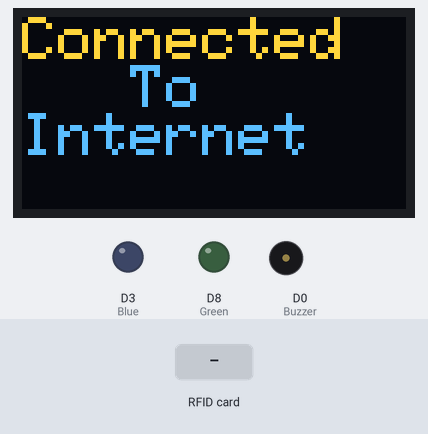
Bench run of a sketch on a simulated ESP8266 (NodeMCU). Shown: 128×64 one-colour display, output pins drawn as LEDs (lit = HIGH), buzzer (waves = sounding, pin HIGH). Dashed ring = blinking. Inputs (shaded band) come from the test bench. The OLED is the two-colour kind (top 16 rows yellow); WiFi joins after 1.5 s; servers stay silent unless stated; network time is answered at once with the bench clock; uploads are accepted with an empty reply; the local clock reads 2024-03-15 10:24:30 at power-on unless the sketch sets it; pins used as bus, display or sensor lines are not drawn.

Above: at 4.8 s.
At 10.0 s:
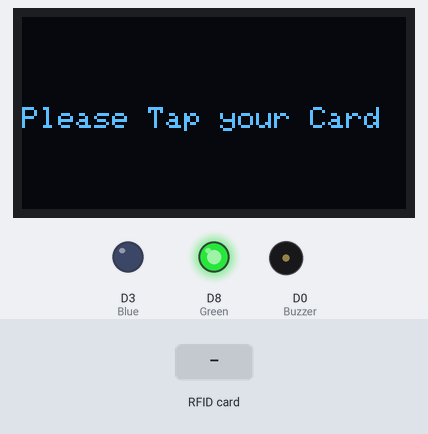
10.1 s: RFID card 5E 7A 19 C4 held to the reader
At 11.4 s:
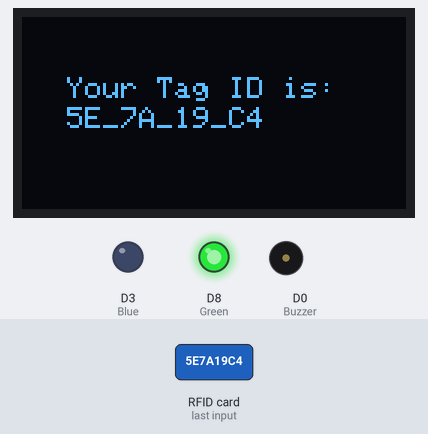
At 15.8 s:
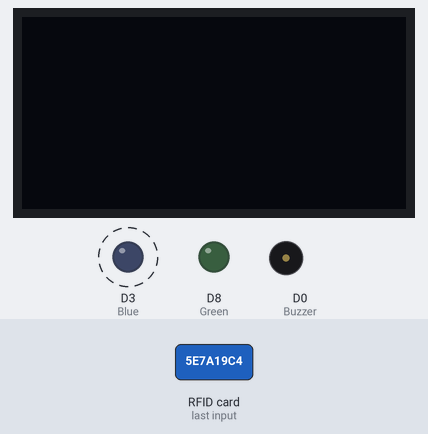
Timing chart, 0 to 20.7 s (numbered marks = the images above; inputs shaded):
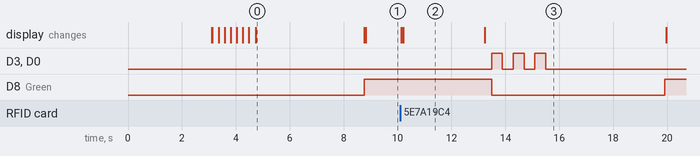

Measured:
- after the input at 10.1 s, D3 (Blue), D0 (Buzzer): alternates HIGH for 0.40 s and LOW for 0.40 s, 6 changes in all, then stays LOW, starting after 3.4 s; D8 (Green): HIGH → LOW after 3.4 s, → HIGH 6.4 s later; the display: first changes at once (image 2 shows a later state)
- what the display in image 0 shows lasts 4.1 s, from 4.7 s to 8.8 s
- what the display in image 2 shows lasts 3.0 s, from 10.2 s to 13.2 s

The sketch:

rfidcode_with_time.ino
```cpp
#include<ESP8266WiFi.h>
#include<ESP8266HTTPClient.h>
#include <SPI.h>
#include <NTPClient.h>
#include <MFRC522.h>
#include <Wire.h>
#include <WiFiUdp.h>
#include <Adafruit_SSD1306.h>
#include <Adafruit_GFX.h>

#define SS_PIN D4  //D2
#define RST_PIN D2 //D1
#define OLED_WIDTH 128
#define OLED_HEIGHT 64
#define OLED_ADDR   0x3C

char* ssid = "Sonu";//Give ssid here
char* pass = "Sonu@9777"; //Give password Here

//For time
WiFiUDP ntpUDP;
NTPClient timeClient(ntpUDP, "europe.pool.ntp.org", 19800, 60000);//19800 for Indian time

//For Oled Display
Adafruit_SSD1306 display(OLED_WIDTH, OLED_HEIGHT);

// Create MFRC522 instance.
MFRC522 mfrc522(SS_PIN, RST_PIN);

void setup() {
  Serial.begin(9600);
  SPI.begin();      // Initiate  SPI bus
  mfrc522.PCD_Init();   // Initiate MFRC522
  timeClient.begin();

  pinMode(D0,OUTPUT);//Buzzer
  pinMode(D3,OUTPUT);//Blue
  pinMode(D4,OUTPUT);//Red
  pinMode(D8,OUTPUT);//Green

  display.begin(SSD1306_SWITCHCAPVCC, OLED_ADDR);
  WiFi.disconnect();
  delay(3000);
  WiFi.begin(ssid,pass);
  digitalWrite(D4, HIGH);
  digitalWrite(D8, LOW);
  display.clearDisplay();
  display.setTextColor(WHITE);
  display.setCursor(0,0);
  display.println("Please Wait");
  display.println("Connecting....");
  display.display();
        while(WiFi.status() != WL_CONNECTED){
          display.print(".");
          display.display();
          delay(200);}

  display.clearDisplay();
  display.display();
  display.setCursor(0,0);
  display.setTextSize(2);
  display.print("Connected\n");
  display.print("   To\n");
  display.print("Internet");
  display.display();
  delay(4000);
  display.clearDisplay();
  display.display();
  digitalWrite(D4,LOW);
  digitalWrite(D8,HIGH);
    display.display();
    display.setCursor(0,30);
    display.setTextSize(1);
    display.println("Please Tap your Card");
    display.display();
}
    int i=1;
    void query()
    {
        if(i==1)
        {
            String data="Absent";
            HTTPClient http;
            //Sending data to server
            http.begin("http://192.168.43.43:80/rfid/match2.php?absentees="+data+"&tagid=NULL");//give localhost ip and port no.
            int httpnum = http.GET();
            //if(httpnum>0)
            //{
              //String payload = http.getString();
              //Serial.print(payload);
            //}
         }
      i++;
    }
    String rfid = "";
void loop() {
     while(WiFi.status() != WL_CONNECTED)
     {
        digitalWrite(D8, LOW);
        digitalWrite(D4, HIGH);
     }
      int j=0;
      timeClient.update();
      String a=timeClient.getFormattedTime();
      if(a=="13:23:00")//Time at which you want to mark all others as absent
      {
        query();
        delay(1000);
      }
  //int hour=timeClient.getHours();
  //int minute=timeClient.getMinutes();
  //int seconds=timeClient.getSeconds();
    //Serial.print(hour);
    //if(hour==22 && minute==9 && seconds==12){
      //Serial.print("Any");
      //Serial.print(i);
      //delay(1000);
      //}

  // Look for new cards
  if ( ! mfrc522.PICC_IsNewCardPresent())
  {
    return;
  }
  // Select one of the cards
  if ( ! mfrc522.PICC_ReadCardSerial())
  {
    return;
  }
  display.clearDisplay();
  display.display();
  display.setCursor(15,20);
  display.setTextSize(1);
  display.println("Your Tag ID is:");
  display.display();
  String content= "";
  byte letter;
  for (byte i = 0; i < mfrc522.uid.size; i++)
  {
     (mfrc522.uid.uidByte[i] < 0x10 ? " 0" : " ");
     (mfrc522.uid.uidByte[i], HEX);
     content.concat(String(mfrc522.uid.uidByte[i] < 0x10 ? " 0" : " "));
     content.concat(String(mfrc522.uid.uidByte[i], HEX));
  }
  content.toUpperCase();
  Serial.println();
  rfid = content.substring(1);
  int num = rfid.length();
  for(int i=0; i<num; i++){
    if(rfid[i] == ' '){
      rfid[i]='_';
    }
  }
  display.display();
  display.setTextSize(1);
  display.setCursor(15,30);
  display.println(rfid);
  display.display();
  delay(3000);
  display.clearDisplay();
  display.display();
    HTTPClient http;
    //Sending data to server
    http.begin("http://192.168.43.43:80/rfid/match2.php?tagid="+rfid+"&absentees=NULL");//give localhost ip and port no.
    int httpnum = http.GET();//Requesting the server for data

    if(httpnum>0)
    {
      String payload = http.getString();//Gets the actual data from server
      Serial.println("");
      Serial.print(payload);
      if(payload=="You Don't Have Authentication")
      {
              display.display();
              display.setTextSize(1);
              display.print(payload);
              display.display();
              while(j<=4)
                  {
                    digitalWrite(D0,HIGH);
                    digitalWrite(D8,LOW);
                    digitalWrite(D4,HIGH);
                    delay(300);
                    digitalWrite(D0,LOW);
                    digitalWrite(D4,LOW);
                    delay(300);
                   j++;
                  }
              delay(4000);
              display.clearDisplay();
              display.display();
              digitalWrite(D8,HIGH);
        }
        else
        {
            display.display();
            display.setTextSize(1);
            display.setCursor(0,20);
            display.print(payload);
            display.display();
            while(j<=2)
            {
                digitalWrite(D0,HIGH);
                digitalWrite(D8,LOW);
                digitalWrite(D4,LOW);
                digitalWrite(D3,HIGH);
                delay(400);
                digitalWrite(D0,LOW);
                digitalWrite(D3,LOW);
                delay(400);
                j++;
             }
              delay(4000);
              display.clearDisplay();
              display.display();
              digitalWrite(D8,HIGH);
        }
            display.display();
            display.setCursor(0,30);
            display.setTextSize(1);
            display.println("Please Tap your Card:");
            display.display();
    }
       else{
              display.clearDisplay();
              display.display();
              display.setCursor(15,20);
              display.setTextSize(1);
              display.setTextColor(WHITE);
              display.print("Server Not Found\n");
              display.print("  Please Try again");
              display.display();
              digitalWrite(D8,LOW);
              digitalWrite(D4,HIGH);
            }


  }
```
